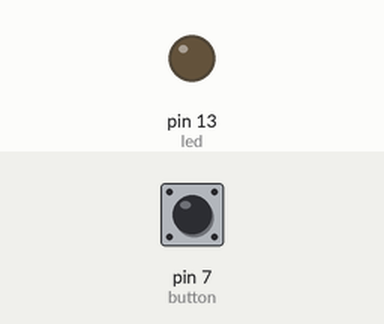
Simulated run of this sketch. Board: Arduino Uno, built with avr-gcc and run on an emulated ATmega328P. Parts: output pins drawn as LEDs (lit = HIGH). Inputs (shaded band) come from the test bench; at power-on: pin 7 (button) LOW.

Above: at 1.2 s.
1.3 s: pin 7 (button) pulled HIGH for 0.15 s
At 1.4 s:
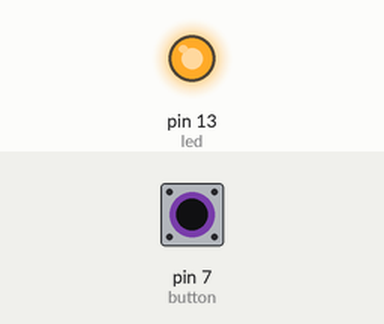
3.0 s: pin 7 (button) pulled HIGH for 3.2 s
At 7.6 s:
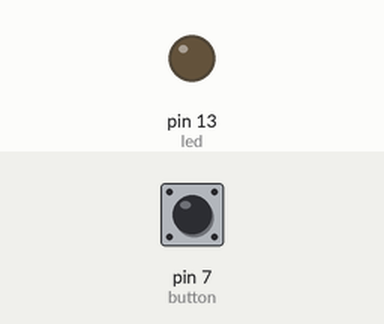
Timing chart, 0 to 9.1 s (numbered marks = the images above; inputs shaded):
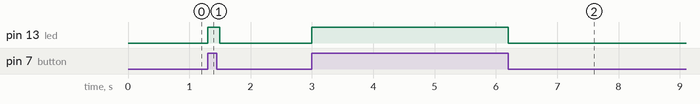

Measured:
- after the input at 1.3 s, pin 13 (led): LOW → HIGH at once, → LOW 0.20 s later
- after the input at 3.0 s, pin 13 (led): LOW → HIGH at once, → LOW 3.2 s later

The sketch:

ButtonBlink.ino
```cpp
int led = 13;
int button = 7;
void setup() {
  // put your setup code here, to run once:
  pinMode(led, OUTPUT);
  pinMode(7, INPUT);
}

void loop() {
  // put your main code here, to run repeatedly:
  if(digitalRead(button)== HIGH)
  {
  digitalWrite(led, HIGH);
  delay(100);
  }
  else{
  digitalWrite(led, LOW);
    delay(100);

  }
}
```
